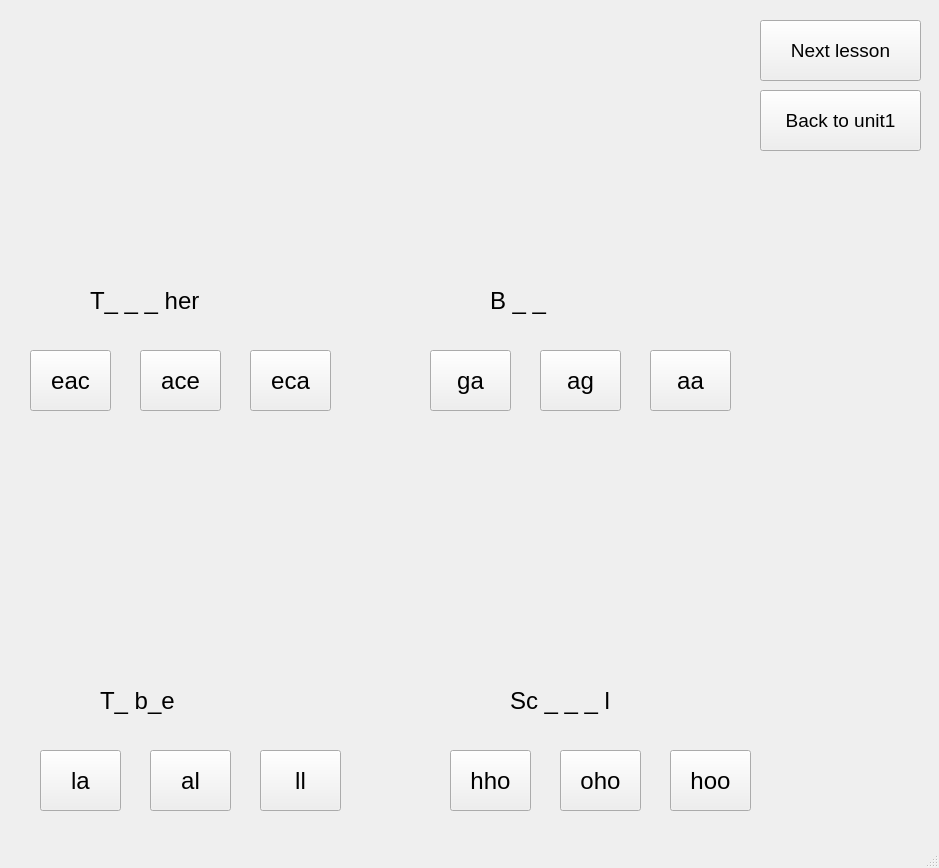
<?xml version="1.0" encoding="UTF-8"?>
<ui version="4.0">
 <class>MainWindow</class>
 <widget class="QMainWindow" name="MainWindow">
  <property name="geometry">
   <rect>
    <x>0</x>
    <y>0</y>
    <width>939</width>
    <height>868</height>
   </rect>
  </property>
  <property name="windowTitle">
   <string>MainWindow</string>
  </property>
  <widget class="QWidget" name="centralwidget">
   <widget class="QLabel" name="label_2">
    <property name="geometry">
     <rect>
      <x>10</x>
      <y>20</y>
      <width>311</width>
      <height>241</height>
     </rect>
    </property>
    <property name="text">
     <string/>
    </property>
    <property name="pixmap">
     <pixmap>../PTI picture SPCK/teacher.jpg</pixmap>
    </property>
    <property name="scaledContents">
     <bool>true</bool>
    </property>
   </widget>
   <widget class="QLabel" name="label_3">
    <property name="geometry">
     <rect>
      <x>90</x>
      <y>270</y>
      <width>141</width>
      <height>61</height>
     </rect>
    </property>
    <property name="font">
     <font>
      <pointsize>18</pointsize>
     </font>
    </property>
    <property name="text">
     <string>T_ _ _ her</string>
    </property>
   </widget>
   <widget class="QPushButton" name="right">
    <property name="geometry">
     <rect>
      <x>30</x>
      <y>350</y>
      <width>81</width>
      <height>61</height>
     </rect>
    </property>
    <property name="font">
     <font>
      <pointsize>18</pointsize>
     </font>
    </property>
    <property name="text">
     <string>eac</string>
    </property>
   </widget>
   <widget class="QPushButton" name="wrong1">
    <property name="geometry">
     <rect>
      <x>140</x>
      <y>350</y>
      <width>81</width>
      <height>61</height>
     </rect>
    </property>
    <property name="font">
     <font>
      <pointsize>18</pointsize>
     </font>
    </property>
    <property name="text">
     <string>ace</string>
    </property>
   </widget>
   <widget class="QPushButton" name="wrong2">
    <property name="geometry">
     <rect>
      <x>250</x>
      <y>350</y>
      <width>81</width>
      <height>61</height>
     </rect>
    </property>
    <property name="font">
     <font>
      <pointsize>18</pointsize>
     </font>
    </property>
    <property name="text">
     <string>eca</string>
    </property>
   </widget>
   <widget class="QPushButton" name="wrong4">
    <property name="geometry">
     <rect>
      <x>260</x>
      <y>750</y>
      <width>81</width>
      <height>61</height>
     </rect>
    </property>
    <property name="font">
     <font>
      <pointsize>18</pointsize>
     </font>
    </property>
    <property name="text">
     <string>ll</string>
    </property>
   </widget>
   <widget class="QLabel" name="label_4">
    <property name="geometry">
     <rect>
      <x>100</x>
      <y>670</y>
      <width>141</width>
      <height>61</height>
     </rect>
    </property>
    <property name="font">
     <font>
      <pointsize>18</pointsize>
     </font>
    </property>
    <property name="text">
     <string>T_ b_e</string>
    </property>
   </widget>
   <widget class="QPushButton" name="right2">
    <property name="geometry">
     <rect>
      <x>150</x>
      <y>750</y>
      <width>81</width>
      <height>61</height>
     </rect>
    </property>
    <property name="font">
     <font>
      <pointsize>18</pointsize>
     </font>
    </property>
    <property name="text">
     <string>al</string>
    </property>
   </widget>
   <widget class="QLabel" name="label_5">
    <property name="geometry">
     <rect>
      <x>20</x>
      <y>420</y>
      <width>311</width>
      <height>241</height>
     </rect>
    </property>
    <property name="text">
     <string/>
    </property>
    <property name="pixmap">
     <pixmap>../PTI picture SPCK/table.jpg</pixmap>
    </property>
    <property name="scaledContents">
     <bool>true</bool>
    </property>
   </widget>
   <widget class="QPushButton" name="wrong3">
    <property name="geometry">
     <rect>
      <x>40</x>
      <y>750</y>
      <width>81</width>
      <height>61</height>
     </rect>
    </property>
    <property name="font">
     <font>
      <pointsize>18</pointsize>
     </font>
    </property>
    <property name="text">
     <string>la</string>
    </property>
   </widget>
   <widget class="QLabel" name="label_6">
    <property name="geometry">
     <rect>
      <x>410</x>
      <y>20</y>
      <width>311</width>
      <height>241</height>
     </rect>
    </property>
    <property name="text">
     <string/>
    </property>
    <property name="pixmap">
     <pixmap>../PTI picture SPCK/bag.jpg</pixmap>
    </property>
    <property name="scaledContents">
     <bool>true</bool>
    </property>
   </widget>
   <widget class="QPushButton" name="wrong5">
    <property name="geometry">
     <rect>
      <x>430</x>
      <y>350</y>
      <width>81</width>
      <height>61</height>
     </rect>
    </property>
    <property name="font">
     <font>
      <pointsize>18</pointsize>
     </font>
    </property>
    <property name="text">
     <string>ga</string>
    </property>
   </widget>
   <widget class="QPushButton" name="right3">
    <property name="geometry">
     <rect>
      <x>540</x>
      <y>350</y>
      <width>81</width>
      <height>61</height>
     </rect>
    </property>
    <property name="font">
     <font>
      <pointsize>18</pointsize>
     </font>
    </property>
    <property name="text">
     <string>ag</string>
    </property>
   </widget>
   <widget class="QPushButton" name="wrong6">
    <property name="geometry">
     <rect>
      <x>650</x>
      <y>350</y>
      <width>81</width>
      <height>61</height>
     </rect>
    </property>
    <property name="font">
     <font>
      <pointsize>18</pointsize>
     </font>
    </property>
    <property name="text">
     <string>aa</string>
    </property>
   </widget>
   <widget class="QLabel" name="label_7">
    <property name="geometry">
     <rect>
      <x>490</x>
      <y>270</y>
      <width>141</width>
      <height>61</height>
     </rect>
    </property>
    <property name="font">
     <font>
      <pointsize>18</pointsize>
     </font>
    </property>
    <property name="text">
     <string>B _ _</string>
    </property>
   </widget>
   <widget class="QPushButton" name="bt_next3">
    <property name="geometry">
     <rect>
      <x>760</x>
      <y>20</y>
      <width>161</width>
      <height>61</height>
     </rect>
    </property>
    <property name="font">
     <font>
      <pointsize>14</pointsize>
     </font>
    </property>
    <property name="text">
     <string>Next lesson</string>
    </property>
   </widget>
   <widget class="QPushButton" name="BacktoU1_3">
    <property name="geometry">
     <rect>
      <x>760</x>
      <y>90</y>
      <width>161</width>
      <height>61</height>
     </rect>
    </property>
    <property name="font">
     <font>
      <pointsize>14</pointsize>
     </font>
    </property>
    <property name="text">
     <string>Back to unit1</string>
    </property>
   </widget>
   <widget class="QPushButton" name="right4">
    <property name="geometry">
     <rect>
      <x>670</x>
      <y>750</y>
      <width>81</width>
      <height>61</height>
     </rect>
    </property>
    <property name="font">
     <font>
      <pointsize>18</pointsize>
     </font>
    </property>
    <property name="text">
     <string>hoo</string>
    </property>
   </widget>
   <widget class="QPushButton" name="wrong8">
    <property name="geometry">
     <rect>
      <x>560</x>
      <y>750</y>
      <width>81</width>
      <height>61</height>
     </rect>
    </property>
    <property name="font">
     <font>
      <pointsize>18</pointsize>
     </font>
    </property>
    <property name="text">
     <string>oho</string>
    </property>
   </widget>
   <widget class="QLabel" name="label_8">
    <property name="geometry">
     <rect>
      <x>430</x>
      <y>420</y>
      <width>311</width>
      <height>241</height>
     </rect>
    </property>
    <property name="text">
     <string/>
    </property>
    <property name="pixmap">
     <pixmap>../PTI picture SPCK/school.webp</pixmap>
    </property>
    <property name="scaledContents">
     <bool>true</bool>
    </property>
   </widget>
   <widget class="QLabel" name="label_9">
    <property name="geometry">
     <rect>
      <x>510</x>
      <y>670</y>
      <width>141</width>
      <height>61</height>
     </rect>
    </property>
    <property name="font">
     <font>
      <pointsize>18</pointsize>
     </font>
    </property>
    <property name="text">
     <string>Sc _ _ _ l</string>
    </property>
   </widget>
   <widget class="QPushButton" name="wrong7">
    <property name="geometry">
     <rect>
      <x>450</x>
      <y>750</y>
      <width>81</width>
      <height>61</height>
     </rect>
    </property>
    <property name="font">
     <font>
      <pointsize>18</pointsize>
     </font>
    </property>
    <property name="text">
     <string>hho</string>
    </property>
   </widget>
  </widget>
  <widget class="QMenuBar" name="menubar">
   <property name="geometry">
    <rect>
     <x>0</x>
     <y>0</y>
     <width>939</width>
     <height>26</height>
    </rect>
   </property>
  </widget>
  <widget class="QStatusBar" name="statusbar"/>
 </widget>
 <resources/>
 <connections/>
</ui>
